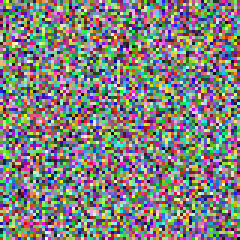
#> input picture output/encrypted.png, 80 x 80 px (shown 3 times larger)
$ jupyter execute --allow-errors decrypt.ipynb
#> lines starting #> are read from the running program, lines starting #| are printed output that depends on the picture
[cell 1]
from PIL import Image
import numpy as np

[cell 2]
encrypted_img_path = "./output/encrypted.png"
encrypted_img = Image.open(encrypted_img_path).convert("RGB")
#> encrypted_img is the input picture: PIL image 80x80 RGB; mean R, G, B 128.2, 128.2, 125.9

encrypted_arr = np.array(encrypted_img, dtype=np.uint8)

load key

[cell 3]
key_path = "./key/key.npy"
key = np.load(key_path)
#> (reads key/key.npy from the repository)

Decrypt: nghịch đảo trong nhóm (trừ modulo 256)

[cell 4]
decrypted_array = (encrypted_arr.astype(np.int32) - key.astype(np.int32)) % 256
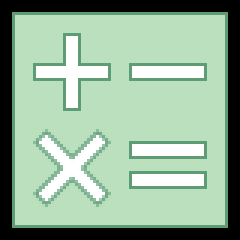
#> decrypted_array: shape (80, 80, 3) int32 (shown 3 times larger); mean R, G, B 148.1, 177.5, 152.5
decrypted_array = decrypted_array.astype(np.uint8)
